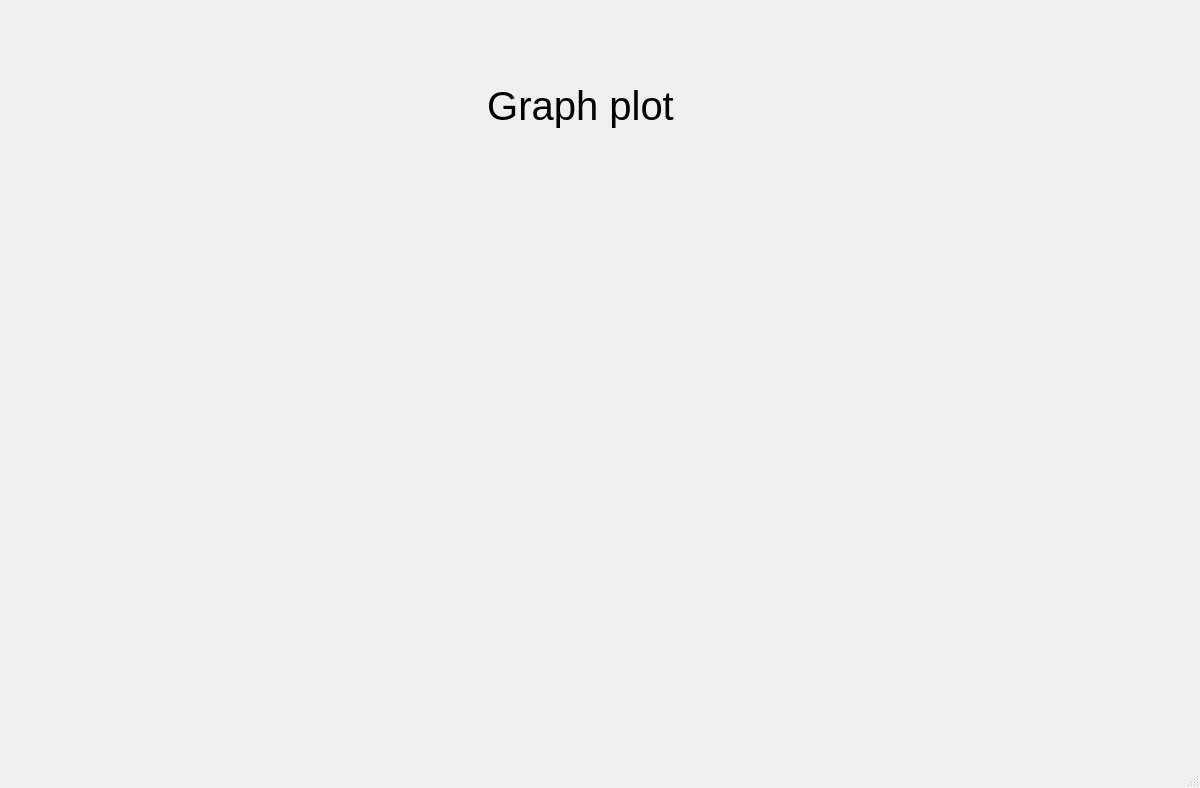
<?xml version="1.0" encoding="UTF-8"?>
<ui version="4.0">
 <class>MainWindow</class>
 <widget class="QMainWindow" name="MainWindow">
  <property name="geometry">
   <rect>
    <x>0</x>
    <y>0</y>
    <width>1200</width>
    <height>788</height>
   </rect>
  </property>
  <property name="windowTitle">
   <string>MainWindow</string>
  </property>
  <widget class="QWidget" name="centralwidget">
   <widget class="QLabel" name="label">
    <property name="geometry">
     <rect>
      <x>480</x>
      <y>80</y>
      <width>201</width>
      <height>51</height>
     </rect>
    </property>
    <property name="styleSheet">
     <string notr="true">font-size:40px;</string>
    </property>
    <property name="text">
     <string>Graph plot</string>
    </property>
    <property name="alignment">
     <set>Qt::AlignCenter</set>
    </property>
   </widget>
   <widget class="QCustomPlot" name="custom_plot" native="true">
    <property name="geometry">
     <rect>
      <x>290</x>
      <y>160</y>
      <width>621</width>
      <height>501</height>
     </rect>
    </property>
   </widget>
  </widget>
  <widget class="QMenuBar" name="menubar">
   <property name="geometry">
    <rect>
     <x>0</x>
     <y>0</y>
     <width>1200</width>
     <height>22</height>
    </rect>
   </property>
  </widget>
  <widget class="QStatusBar" name="statusbar"/>
 </widget>
 <customwidgets>
  <customwidget>
   <class>QCustomPlot</class>
   <extends>QWidget</extends>
   <header location="global">qcustomplot.h</header>
   <container>1</container>
  </customwidget>
 </customwidgets>
 <resources/>
 <connections/>
</ui>
